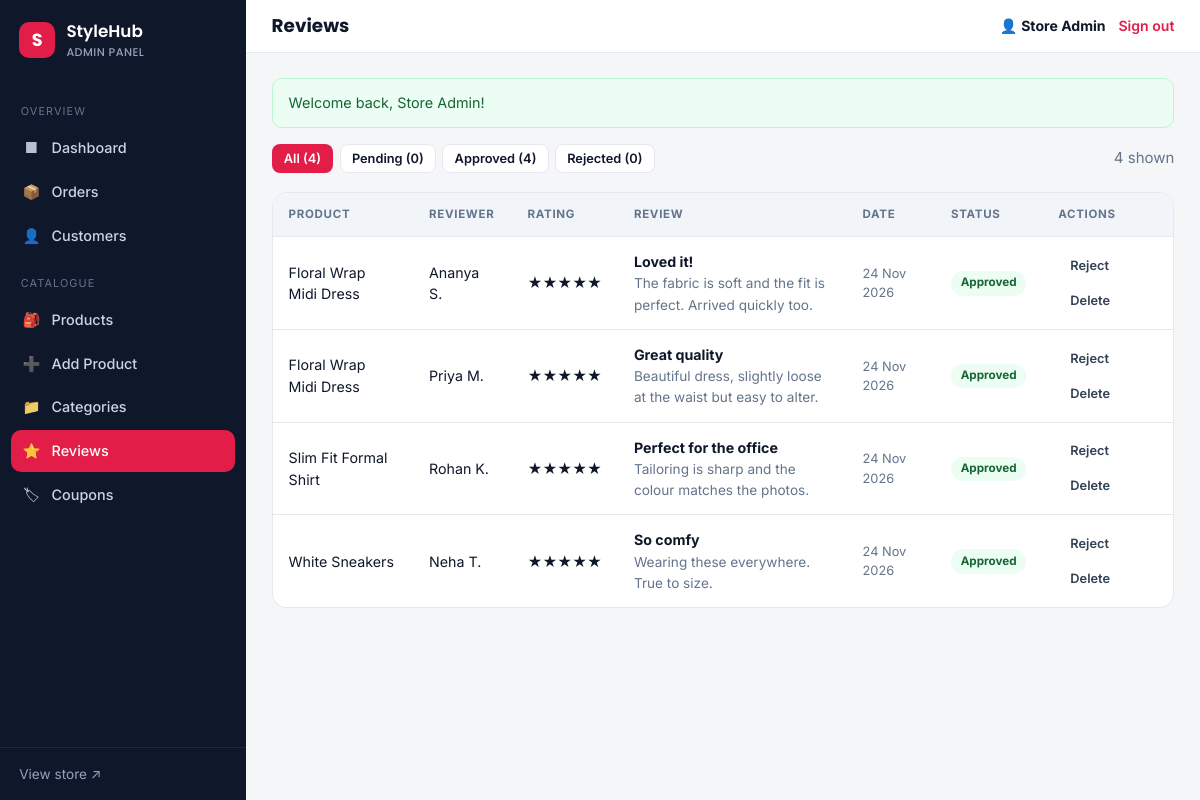
The page /admin/reviews.php (signed in) on the database its author committed.
### tables this page shows
CREATE TABLE IF NOT EXISTS users (
  id            INT AUTO_INCREMENT PRIMARY KEY,
  name          VARCHAR(120) NOT NULL,
  email         VARCHAR(190) NOT NULL UNIQUE,
  password_hash VARCHAR(255) NOT NULL,
  phone         VARCHAR(30)  DEFAULT NULL,
  role          ENUM('customer','admin') NOT NULL DEFAULT 'customer',
  created_at    DATETIME     NOT NULL DEFAULT CURRENT_TIMESTAMP
);

CREATE TABLE IF NOT EXISTS reviews (
  id          INT AUTO_INCREMENT PRIMARY KEY,
  product_id  INT NOT NULL,
  user_id     INT DEFAULT NULL,
  author_name VARCHAR(120) NOT NULL,
  rating      TINYINT NOT NULL,
  title       VARCHAR(190) DEFAULT NULL,
  body        TEXT,
  status      ENUM('pending','approved','rejected') NOT NULL DEFAULT 'approved',
  created_at  DATETIME NOT NULL DEFAULT CURRENT_TIMESTAMP,
  CONSTRAINT fk_reviews_product FOREIGN KEY (product_id)
    REFERENCES products(id) ON DELETE CASCADE,
  CONSTRAINT fk_reviews_user FOREIGN KEY (user_id)
    REFERENCES users(id) ON DELETE SET NULL
);

CREATE TABLE IF NOT EXISTS products (
  id          INT AUTO_INCREMENT PRIMARY KEY,
  category_id INT NOT NULL,
  name        VARCHAR(190) NOT NULL,
  slug        VARCHAR(200) NOT NULL UNIQUE,
  description TEXT,
  price       DECIMAL(10,2) NOT NULL,
  sale_price  DECIMAL(10,2) DEFAULT NULL,
  gender      ENUM('men','women','unisex') NOT NULL DEFAULT 'unisex',
  image       VARCHAR(500) NOT NULL,
  sizes       VARCHAR(120) DEFAULT NULL,    
  colors      VARCHAR(200) DEFAULT NULL,    
  stock       INT NOT NULL DEFAULT 0,
  featured    TINYINT(1) NOT NULL DEFAULT 0,
  is_active   TINYINT(1) NOT NULL DEFAULT 1,
  created_at  DATETIME NOT NULL DEFAULT CURRENT_TIMESTAMP,
  CONSTRAINT fk_products_category FOREIGN KEY (category_id)
    REFERENCES categories(id) ON DELETE CASCADE
);

### config/database.php (called while the page is built, shortened)
<?php
function db(): PDO
{
    static $pdo = null;
    if ($pdo instanceof PDO) {
        return $pdo;
    }
    $dsn = sprintf('mysql:host=%s;port=%s;dbname=%s;charset=utf8mb4', DB_HOST, DB_PORT, DB_NAME);
    $options = [
        PDO::ATTR_ERRMODE            => PDO::ERRMODE_EXCEPTION,
        PDO::ATTR_DEFAULT_FETCH_MODE => PDO::FETCH_ASSOC,
        PDO::ATTR_EMULATE_PREPARES   => false,
    ];
    try {
        $pdo = new PDO($dsn, DB_USER, DB_PASS, $options);
    } catch (PDOException $e) {
        http_response_code(500);
        exit('<h2 style="font-family:sans-serif">Database connection failed</h2>'
            . '<p style="font-family:sans-serif">' . htmlspecialchars($e->getMessage()) . '</p>'
            . '<p style="font-family:sans-serif">Check the credentials in <code>config/config.php</code> '
            . 'and make sure you imported <code>database.sql</code>.</p>');
    }
    return $pdo;
}

### admin/reviews.php (the view, shortened to what this page needs)
<?php
require_once __DIR__ . '/../includes/functions.php';
require_admin();
$pdo = db();
$status  = trim((string)($_GET['status'] ?? ''));
$where   = [];
$params  = [];
$sql = 'FROM reviews r LEFT JOIN products p ON p.id = r.product_id'
     . ($where ? ' WHERE ' . implode(' AND ', $where) : '');
$perPage   = 20;
$page      = max(1, (int)($_GET['page'] ?? 1));
$totalRows = (int)(function () use ($pdo, $sql, $params) {
    $st = $pdo->prepare('SELECT COUNT(*) ' . $sql);
    $st->execute($params);
    return $st->fetchColumn();
})();
$pages  = max(1, (int)ceil($totalRows / $perPage));
$page   = min($page, $pages);
$offset = ($page - 1) * $perPage;
$st = $pdo->prepare('SELECT r.*, p.name AS product_name, p.slug AS product_slug '
                  . $sql . ' ORDER BY (r.status = "pending") DESC, r.created_at DESC LIMIT ' . $perPage . ' OFFSET ' . $offset);
$st->execute($params);
$reviews = $st->fetchAll();
$counts = ['all' => 0, 'pending' => 0, 'approved' => 0, 'rejected' => 0];
foreach ($pdo->query('SELECT status, COUNT(*) AS c FROM reviews GROUP BY status')->fetchAll() as $row) {
    $counts[$row['status']] = (int)$row['c'];
    $counts['all'] += (int)$row['c'];
}
$tabs = ['all' => 'All', 'pending' => 'Pending', 'approved' => 'Approved', 'rejected' => 'Rejected'];
$pageTitle = 'Reviews';
$adminNav  = 'reviews';
require __DIR__ . '/includes/header.php';
?>
<div class="tabs" style="display:flex;gap:.4rem;flex-wrap:wrap;margin-bottom:1.2rem">
    <?php foreach ($tabs as $key => $label): ?>
        <?php $isActive = ($key === 'all' && $status === '') || $status === $key; ?>
        <a class="btn <?= $isActive ? 'btn--accent' : 'btn--outline' ?> btn--sm"
           href="<?= e(url('admin/reviews.php' . ($key === 'all' ? '' : '?status=' . $key))) ?>">
            <?= e($label) ?> (<?= (int)($counts[$key] ?? 0) ?>)
        </a>
    <?php endforeach; ?>
    <span class="muted" style="margin-left:auto;align-self:center"><?= number_format($totalRows) ?> shown</span>
</div>
<?php if (!$reviews): ?>
    <div class="empty"><h2>No reviews found</h2><p>Nothing to moderate here yet.</p></div>
<?php else: ?>
    <div class="table-wrap">
        <table class="data-table">
            <thead>
                <tr><th>Product</th><th>Reviewer</th><th>Rating</th><th>Review</th><th>Date</th><th>Status</th><th>Actions</th></tr>
            </thead>
            <tbody>
            <?php foreach ($reviews as $r):
                $badge  = ['pending' => 'badge-warning', 'approved' => 'badge-success', 'rejected' => 'badge-danger'][$r['status']] ?? 'badge-muted';
            ?>
                <tr>
                    <td>
                        <?php if ($r['product_slug']): ?>
                            <a href="<?= e(url('product.php?slug=' . urlencode($r['product_slug']))) ?>" target="_blank" rel="noopener"><?= e($r['product_name']) ?></a>
                        <?php else: ?>
                            <span class="muted">(deleted)</span>
                        <?php endif; ?>
                    </td>
                    <td><?= e($r['author_name']) ?></td>
                    <td><?= star_html((float)$r['rating']) ?></td>
                    <td style="max-width:340px">
                        <?php if ($r['title']): ?><strong><?= e($r['title']) ?></strong><br><?php endif; ?>
                        <span class="muted" style="font-size:.85rem"><?= e(mb_strimwidth((string)$r['body'], 0, 160, '…')) ?></span>
                    </td>
                    <td class="muted" style="font-size:.8rem"><?= e(date('d M Y', strtotime($r['created_at']))) ?></td>
                    <td><span class="badge <?= $badge ?>"><?= e(ucfirst($r['status'])) ?></span></td>
                    <td>
                        <div style="display:flex;gap:.35rem;flex-wrap:wrap">
                            <?php if ($r['status'] !== 'rejected'): ?>
                                <form method="post" style="display:inline">
                                    <button class="btn btn--ghost btn--sm" type="submit">Reject</button>
                                </form>
                            <?php endif; ?>
                            <form method="post" style="display:inline" onsubmit="return confirm('Delete this review permanently?')">
                                <button class="btn btn--ghost btn--sm" type="submit">Delete</button>
                            </form>
                        </div>
                    </td>
                </tr>
            <?php endforeach; ?>
            </tbody>
        </table>
    </div>
<?php endif; ?>
<?php require __DIR__ . '/includes/footer.php'; ?>

### admin/includes/header.php (shortened to what this page needs)
<?php
require_once __DIR__ . '/../../includes/functions.php';
$__admin = current_user();
$__nav   = $adminNav ?? '';
$__title = $pageTitle ?? 'Admin';
$__links = [
    'dashboard'  => ['Dashboard',    'admin/dashboard.php',  '&#9632;'],
    'orders'     => ['Orders',       'admin/orders.php',     '&#128230;'],
    'customers'  => ['Customers',    'admin/customers.php',  '&#128100;'],
    'products'   => ['Products',     'admin/products.php',   '&#127890;'],
    'newproduct' => ['Add Product',  'admin/product-form.php', '&#10133;'],
    'categories' => ['Categories',   'admin/categories.php', '&#128193;'],
    'reviews'    => ['Reviews',      'admin/reviews.php',    '&#11088;'],
    'coupons'    => ['Coupons',      'admin/coupons.php',    '&#127991;'],
];
?>
<!DOCTYPE html>
<html lang="en">
<head>
    <link rel="stylesheet" href="<?= e(url('assets/css/admin.css')) ?>">
</head>
<body class="admin">
<div class="admin-shell">
    <aside class="admin-side" id="adminSide">
        <a class="admin-brand" href="<?= e(url('admin/dashboard.php')) ?>">
            <span class="admin-brand__mark">S</span>
            <span><?= e(SITE_NAME) ?><small>Admin Panel</small></span>
        </a>
        <nav class="admin-nav">
            <span class="admin-nav__label">Overview</span>
            <?php foreach (['dashboard', 'orders', 'customers'] as $k): ?>
                <a class="<?= $__nav === $k ? 'is-active' : '' ?>" href="<?= e(url($__links[$k][1])) ?>">
                    <span class="ic"><?= $__links[$k][2] ?></span> <?= e($__links[$k][0]) ?>
                </a>
            <?php endforeach; ?>
            <span class="admin-nav__label">Catalogue</span>
            <?php foreach (['products', 'newproduct', 'categories', 'reviews', 'coupons'] as $k): ?>
                <a class="<?= $__nav === $k ? 'is-active' : '' ?>" href="<?= e(url($__links[$k][1])) ?>">
                    <span class="ic"><?= $__links[$k][2] ?></span> <?= e($__links[$k][0]) ?>
                </a>
            <?php endforeach; ?>
        </nav>
        <div class="admin-side__foot">
            <a href="<?= e(url('index.php')) ?>" target="_blank" rel="noopener">View store &#8599;</a>
        </div>
    </aside>
    <div class="admin-main">
        <header class="admin-top">
            <h1 class="admin-top__title"><?= e($__title) ?></h1>
            <div class="admin-top__user">
                <span>&#128100; <strong><?= e($__admin['name'] ?? 'Admin') ?></strong></span>
                <a href="<?= e(url('admin/logout.php')) ?>">Sign out</a>
            </div>
        </header>
        <main class="admin-content">
            <?php foreach (get_flashes() as $f): ?>
                <div class="alert alert--<?= e($f['type']) ?>"><?= e($f['message']) ?></div>
            <?php endforeach; ?>

### includes/functions.php (shortened to what this page needs)
<?php
require_once __DIR__ . '/../config/database.php';
function url(string $path = ''): string
{
    return BASE_PATH . '/' . ltrim($path, '/');
}
function e(?string $value): string
{
    return htmlspecialchars((string)$value, ENT_QUOTES, 'UTF-8');
}
function get_flashes(): array
{
    $f = $_SESSION['flash'] ?? [];
    return $f;
}
function current_user(): ?array
{
    static $user = null;
    if ($user === null) {
        $stmt = db()->prepare('SELECT id, name, email, phone, role, created_at FROM users WHERE id = ?');
        $stmt->execute([$_SESSION['user_id']]);
        $user = $stmt->fetch() ?: null;
    }
    return $user;
}
function is_admin(): bool
{
    $u = current_user();
    return $u !== null && ($u['role'] ?? 'customer') === 'admin';
}
function require_admin(): void
{
    if (!is_admin()) {
        $_SESSION['redirect_after_login'] = $_SERVER['REQUEST_URI'] ?? url('admin/dashboard.php');
        set_flash('error', 'Administrator access required. Please sign in.');
        redirect('admin/login.php');
    }
}
function star_html(float $rating): string
{
    $whole = (int)round($rating);
    $out   = '<span class="stars" aria-label="' . number_format($rating, 1) . ' out of 5">';
    for ($i = 1; $i <= 5; $i++) {
        $out .= '<span class="star' . ($i <= $whole ? ' is-on' : '') . '">&#9733;</span>';
    }
    return $out . '</span>';
}
    ob_start(); ?>

### assets/css/admin.css (style rules this page uses)
:root { --ink: #0f172a; --ink-2: #334155; --muted: #64748b; --line: #e6e8ec; --bg: #f5f6f8; --bg-soft: #f1f5f9; --accent: #e11d48; --accent-dark: #be123c; --brand: #0f172a; --success: #16a34a; --danger: #dc2626; --warning: #d97706; --sidebar: #0f172a; --radius: 14px; --radius-sm: 10px; --shadow: 0 12px 32px rgba(15, 23, 42, .10); --shadow-sm: 0 2px 8px rgba(15, 23, 42, .06); --font: 'Inter', -apple-system, BlinkMacSystemFont, 'Segoe UI', sans-serif; --font-head: 'Poppins', var(--font); }
* { box-sizing: border-box; }
body.admin { margin: 0; font-family: var(--font); background: var(--bg); color: var(--ink); font-size: 15px; line-height: 1.5; }
a { color: inherit; text-decoration: none; }
h1, h2, h3, h4 { font-family: var(--font-head); margin: 0 0 .6rem; line-height: 1.25; }
.muted { color: var(--muted); }
.admin-shell { display: flex; min-height: 100vh; }
.admin-side { width: 246px; flex: none; background: var(--sidebar); color: #cbd5e1; display: flex; flex-direction: column; position: sticky; top: 0; height: 100vh; }
.admin-brand { display: flex; align-items: center; gap: .7rem; padding: 1.2rem 1.2rem 1rem; color: #fff; font-family: var(--font-head); font-weight: 600; font-size: 1.05rem; }
.admin-brand__mark { width: 36px; height: 36px; border-radius: 10px; background: var(--accent); color: #fff; display: grid; place-items: center; font-weight: 700; font-size: 1.1rem; flex: none; }
.admin-brand small { display: block; font-size: .7rem; font-weight: 500; color: #94a3b8; letter-spacing: .04em; text-transform: uppercase; }
.admin-nav { display: flex; flex-direction: column; padding: .6rem .7rem; gap: .15rem; flex: 1; overflow-y: auto; }
.admin-nav__label { font-size: .68rem; text-transform: uppercase; letter-spacing: .1em; color: #64748b; padding: 1rem .6rem .35rem; }
.admin-nav a { display: flex; align-items: center; gap: .7rem; padding: .62rem .7rem; border-radius: 10px; font-size: .9rem; font-weight: 500; color: #cbd5e1; transition: .15s; }
.admin-nav a.is-active { background: var(--accent); color: #fff; }
.admin-nav a .ic { width: 18px; text-align: center; flex: none; opacity: .9; }
.admin-side__foot { padding: 1rem 1.2rem; border-top: 1px solid rgba(255,255,255,.08); font-size: .85rem; }
.admin-side__foot a { color: #94a3b8; }
.admin-main { flex: 1; min-width: 0; display: flex; flex-direction: column; }
.admin-top { background: #fff; border-bottom: 1px solid var(--line); padding: .9rem 1.6rem; display: flex; align-items: center; gap: 1rem; position: sticky; top: 0; z-index: 30; }
.admin-top__title { font-size: 1.15rem; margin: 0; font-family: var(--font-head); }
.admin-top__user { margin-left: auto; display: flex; align-items: center; gap: .8rem; font-size: .88rem; color: var(--muted); }
.admin-top__user strong { color: var(--ink); }
.admin-top__user a { font-weight: 600; color: var(--accent); }
.admin-content { padding: 1.6rem; max-width: 1240px; width: 100%; }
.btn { display: inline-flex; align-items: center; justify-content: center; gap: .4rem; padding: .58rem 1.05rem; border-radius: 10px; border: 1px solid transparent; background: var(--ink); color: #fff; font-family: var(--font); font-size: .88rem; font-weight: 600; cursor: pointer; transition: .15s; line-height: 1.2; }
.btn--accent { background: var(--accent); }
.btn--outline { background: #fff; border-color: var(--line); color: var(--ink); }
.btn--ghost { background: transparent; color: var(--ink-2); }
.btn--sm { padding: .38rem .7rem; font-size: .8rem; border-radius: 8px; }
.table-wrap { overflow-x: auto; border: 1px solid var(--line); border-radius: var(--radius); background: #fff; }
.data-table { width: 100%; border-collapse: collapse; min-width: 680px; }
.data-table th { background: var(--bg-soft); text-align: left; font-size: .72rem; text-transform: uppercase; letter-spacing: .06em; color: var(--muted); padding: .8rem 1rem; font-weight: 700; }
.data-table td { padding: .85rem 1rem; border-top: 1px solid var(--line); font-size: .89rem; vertical-align: middle; }
.badge { display: inline-block; padding: .22rem .6rem; border-radius: 999px; font-size: .73rem; font-weight: 700; }
.badge-success { background: #ecfdf3; color: #166534; }
.alert { padding: .8rem 1rem; border-radius: 10px; font-size: .9rem; margin-bottom: 1rem; border: 1px solid transparent; }
.alert--success { background: #ecfdf3; border-color: #bbf7d0; color: #166534; }

### rows shown on the page
users: name "Store Admin"
reviews: product.name "Floral Wrap Midi Dress", author_name "Ananya S.", title "Loved it!", body "The fabric is soft and the fit is perfect. Arrived quickly too.", created_at "24 Nov 2026", status "Approved"
reviews: product.name "Floral Wrap Midi Dress", author_name "Priya M.", title "Great quality", body "Beautiful dress, slightly loose at the waist but easy to alter.", created_at "24 Nov 2026", status "Approved"
reviews: product.name "Slim Fit Formal Shirt", author_name "Rohan K.", title "Perfect for the office", body "Tailoring is sharp and the colour matches the photos.", created_at "24 Nov 2026", status "Approved"
reviews: product.name "White Sneakers", author_name "Neha T.", title "So comfy", body "Wearing these everywhere. True to size.", created_at "24 Nov 2026", status "Approved"

### other values the page prints
SITE_NAME "StyleHub"
$__links[$k][2] "■"
$__links[$k][0] "Dashboard"
$__links[$k][2] "📦"
$__links[$k][0] "Orders"
$__links[$k][2] "👤"
$__links[$k][0] "Customers"
$__links[$k][2] "🎒"
$__links[$k][0] "Products"
$__links[$k][2] "➕"
$__links[$k][0] "Add Product"
$__links[$k][2] "📁"
$__links[$k][0] "Categories"
$__links[$k][2] "⭐"
$__links[$k][0] "Reviews"
